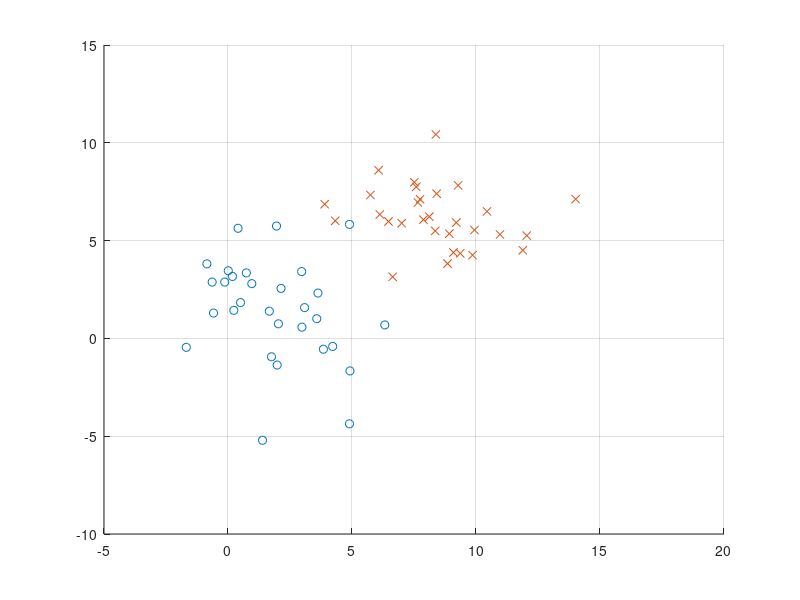

Write MATLAB code to recreate this figure. (Note: this script raises an error after producing the figure.)
% clear up everything
clear all; close all; clc;
% create a multivariate normal matrix with 2 variables
% postive
n=30; % number of entries
mu = [2,2];
sigma = [4,-1;
         -1,6];
X1 = [mvnrnd(mu,sigma,n)];
Y1=ones(n,1);

% negatives
mu = [8,6];
sigma = [7,-1.5;
         -1.5,5];
X2 = [mvnrnd(mu,sigma,n)];
Y2=-ones(n,1);
scatter(X1(:,1),X1(:,2),'o')
hold on
grid on
scatter(X2(:,1),X2(:,2),'x')
X=[X1;X2];
Y=[Y1;Y2];

% initialize vector for alphas
sz=size(X);
n=sz(1);
alpha_0=zeros(1,n);
%complexity parameter
c=0.1;
%constraints
A=[];
b=[];
Aeq=Y';
beq=0;
lb = zeros(1,n);
ub = c*ones(1,n);
nonlcon=[];
fun = @(alpha) svm_linear_obj_dual(X,Y,alpha);
opts = optimoptions(@fmincon,'Algorithm','sqp','MaxFunctionEvaluations',5000,'MaxIterations',5000);
alpha = fmincon(fun,alpha_0,A,b,Aeq,beq,lb,ub,nonlcon,opts);

%Get W and t
alpha_y=alpha.*Y';
W=alpha_y*X;
tol=0.0001;
for i=1:n
    if alpha(i)>=tol&&alpha(i)<=(c-tol) % modified here
        t=W*X(i,:)'-1/Y(i);
        break;
    end
end

%plot svm_classifier
x=linspace(-5,11);
y=(t*ones(1,length(x))-W(1)*x)./W(2);
y_u=((t+1)*ones(1,length(x))-W(1)*x)./W(2);
y_l=((t-1)*ones(1,length(x))-W(1)*x)./W(2);
y=[y;y_u;y_l];
plot(x,y);


function [dual_margin]=svm_linear_obj_dual(X,Y,alpha)
    left=alpha.*Y';
    gram=X*X';
    right=alpha'.*Y;
    dual_margin=+.5*left*gram*right-alpha*ones(length(alpha),1);
end



